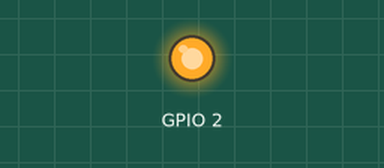
This sketch was run on a simulated ESP8266 (Wemos D1 mini). Shown: output pins drawn as LEDs (lit = HIGH). WiFi joins after 1.5 s; servers stay silent unless stated; what the sketch prints to the serial monitor is not drawn.

Above: at 3.5 s.
At 19.6 s:
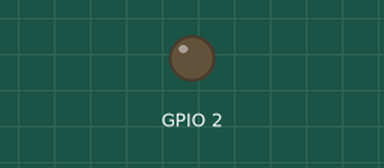
Timing chart, 0 to 44.7 s (numbered marks = the images above):
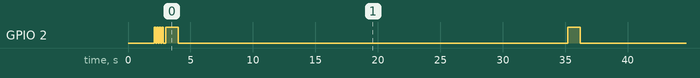

Measured:
- by itself, GPIO 2: goes 3 × (LOW 0.10 s, HIGH 0.10 s), LOW 0.20 s, 3 × (HIGH 1.0 s, LOW 31.2 s), HIGH 1.0 s, then LOW

The sketch:

goToWebFrom_Wemos_d1_esp8266_ver2.ino
```cpp
#include <ESP8266WiFi.h>
#include <ESP8266HTTPClient.h>

const char* ssid = "ssid";
const char* password = "password";

void setup () {
   pinMode(LED_BUILTIN, OUTPUT);     // Initialize the LED_BUILTIN pin as an output

  Serial.begin(115200);
  WiFi.begin(ssid, password);

  while (WiFi.status() != WL_CONNECTED) {

    delay(1000);
    Serial.print("Connecting..");

  }
   digitalWrite(LED_BUILTIN, LOW);
   delay(100);                      // Wait for a second
  digitalWrite(LED_BUILTIN, HIGH);  // Turn the LED off by making the voltage HIGH
  delay(100);
     digitalWrite(LED_BUILTIN, LOW);
   delay(100);                      // Wait for a second
  digitalWrite(LED_BUILTIN, HIGH);  // Turn the LED off by making the voltage HIGH
  delay(100);
     digitalWrite(LED_BUILTIN, LOW);
   delay(100);                      // Wait for a second
  digitalWrite(LED_BUILTIN, HIGH);  // Turn the LED off by making the voltage HIGH
  delay(100);
     digitalWrite(LED_BUILTIN, LOW);
   delay(100);                      // Wait for a second
  digitalWrite(LED_BUILTIN, HIGH);  // Turn the LED off by making the voltage HIGH
  delay(100);
     digitalWrite(LED_BUILTIN, LOW);

}

void loop() {

  if (WiFi.status() == WL_CONNECTED) { //Check WiFi connection status

    HTTPClient http;  //Declare an object of class HTTPClient


    http.begin("http://website.com");  //Specify request destination
    int httpCode = http.GET();                                                                  //Send the request

    if (httpCode > 0) { //Check the returning code

      String payload = http.getString();   //Get the request response payload
      Serial.println(payload);                     //Print the response payload

    }

    http.end();   //Close connection

  }

  digitalWrite(LED_BUILTIN, HIGH);
  delay(1000);                      // Wait for a second
  digitalWrite(LED_BUILTIN, LOW);  // Turn the LED off by making the voltage HIGH
  delay(1000);

  delay(30000);    //Send a request every 30 seconds

}
```
